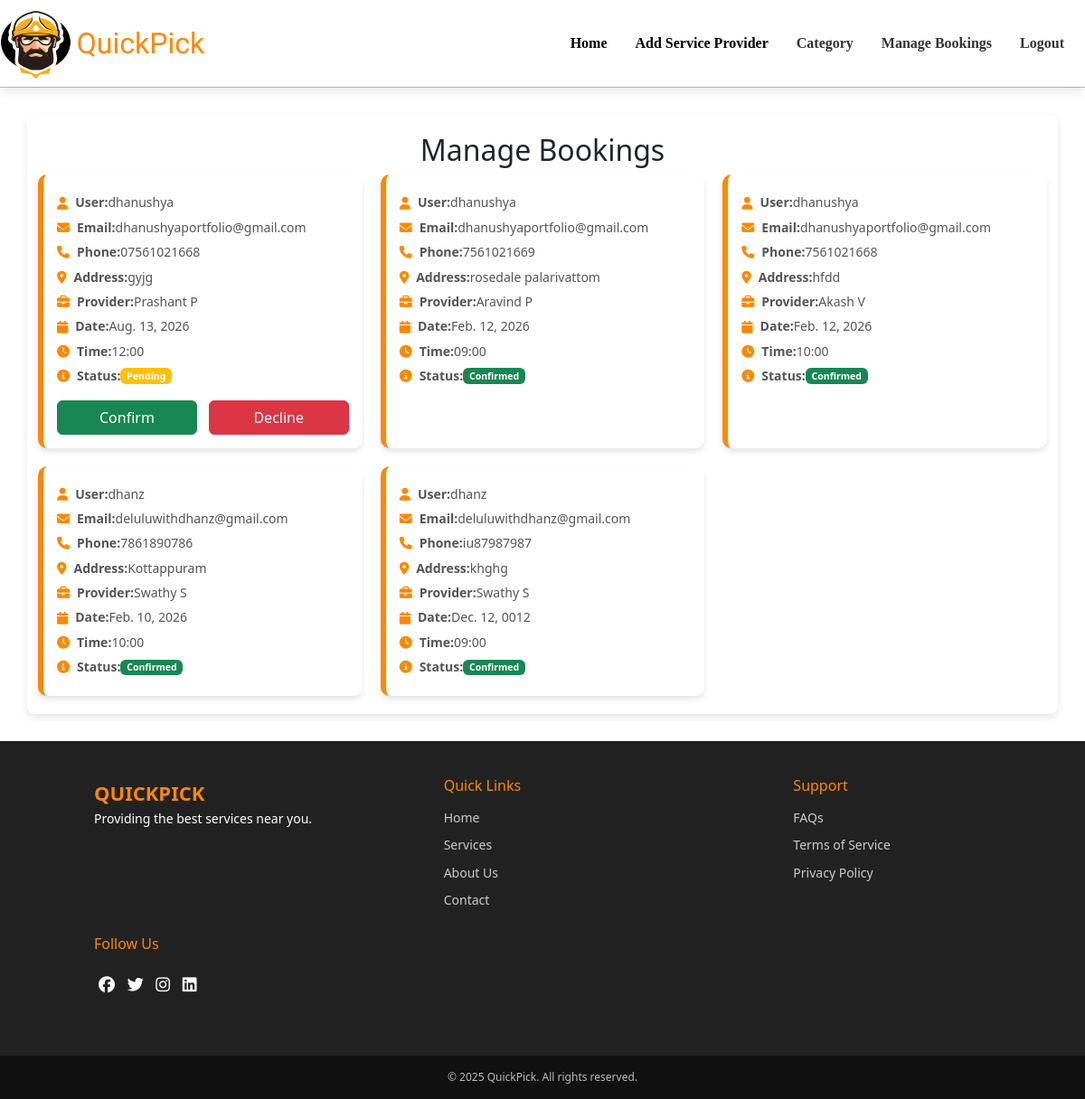
Screenshot of /admin_bookings/ (signed in) with the database file from the repository.
### app/models.py (models this page shows, shortened)
class Booking(models.Model):
    provider = models.ForeignKey('ServiceProvider', on_delete=models.CASCADE)
    user = models.ForeignKey(User, on_delete=models.CASCADE)
    phone = models.CharField(max_length=15)  # Store user phone number
    address = models.TextField()  # Store user address
    date = models.DateField()
    time = models.CharField(max_length=50)
    status = models.CharField(max_length=20, default="Pending")  # Booking status
    payment_amount = models.DecimalField(max_digits=10, decimal_places=2, default=0.0)  # Advance payment amount
    payment_status = models.CharField(max_length=20, choices=[('Pending', 'Pending'), ('Paid', 'Paid')], default='Pending')  # Payment status
    advance_paid = models.BooleanField(default=False)  # Flag to track if the advance payment has been paid
    razorpay_payment_id = models.CharField(max_length=255, blank=True, null=True)  # Store Razorpay payment ID
    class Meta:
        unique_together = ('provider', 'date', 'time')

class ServiceProvider(models.Model):
    category = models.ForeignKey(Category, on_delete=models.CASCADE)
    profile = models.FileField()
    name = models.TextField()
    phone = models.IntegerField(unique=True)
    experience = models.IntegerField()
    availability = models.BooleanField(default=True)
    rating = models.FloatField(default=0.0)
    location = models.TextField()
    des = models.TextField()
    charge = models.FloatField()
    working_hours = models.TextField()

### app/views.py (the view)
# urls.py: path('admin_bookings/', views.admin_bookings, name='admin_bookings'),
def admin_bookings(req):
    if 'admin' in req.session:
        bookings = Booking.objects.all().order_by('-date')
        return render(req, 'admin/admin_bookings.html', {'bookings': bookings})
    return redirect(user_login)

### templates/admin/admin_bookings.html (shortened to what this page needs)
<!DOCTYPE html>
<html lang="en">
<head>
    {% load static %}
    <link rel="stylesheet" href="{% static 'css/admin_bookings.css' %}">
    <link rel="stylesheet" href="{% static 'css/footer.css' %}">
    <link href="https://cdn.jsdelivr.net/npm/bootstrap@5.3.3/dist/css/bootstrap.min.css" rel="stylesheet">
    <link rel="stylesheet" href="https://cdnjs.cloudflare.com/ajax/libs/font-awesome/6.5.1/css/all.min.css">
    <link href="https://cdn.jsdelivr.net/npm/bootstrap@5.3.3/dist/css/bootstrap.min.css" rel="stylesheet">
</head>
<body>
    <nav class="navbar navbar-expand-lg">
        <img src="../../static/logo.png" alt="logo" width="80" height="80">
        <a class="navbar-brand" href="#">QuickPick</a>
        <div class="collapse navbar-collapse" id="navbarNav">
          <ul class="navbar-nav ms-auto">
            <li class="nav-item">
              <a class="nav-link active" href="../../admin_home">Home</a>
            </li>
            <li class="nav-item">
              <a class="nav-link active" href="../../add_pro">Add Service Provider</a>
            </li>
            <li class="nav-item">
              <a class="nav-link" href="../../view_category">Category</a>
            </li>
            <li class="nav-item">
              <a class="nav-link" href="../admin_bookings">Manage Bookings</a>
            </li>
            <li class="nav-item">
              <a class="nav-link" href="../../logout">Logout</a>
            </li>
          </ul>
        </div>
      </nav>
    <div class="container">
        <h2>Manage Bookings</h2>
        <div class="booking-list">
            {% for booking in bookings %}
            <div class="booking-card">
                <div class="booking-details">
                    <p><i class="fas fa-user"></i> <strong>User:</strong> {{ booking.user.first_name }}</p>
                    <p><i class="fas fa-envelope"></i> <strong>Email:</strong> {{ booking.user.username }}</p>
                    <p><i class="fas fa-phone"></i> <strong>Phone:</strong> {{ booking.phone }}</p>
                    <p><i class="fas fa-map-marker-alt"></i> <strong>Address:</strong> {{ booking.address }}</p>
                    <p><i class="fas fa-briefcase"></i> <strong>Provider:</strong> {{ booking.provider.name }}</p>
                    <p><i class="fas fa-calendar"></i> <strong>Date:</strong> {{ booking.date }}</p>
                    <p><i class="fas fa-clock"></i> <strong>Time:</strong> {{ booking.time }}</p>
                    <p><i class="fas fa-info-circle"></i> <strong>Status:</strong>
                        {% if booking.status == "Pending" %}
                            <span class="badge bg-warning">Pending</span>
                        {% elif booking.status == "Confirmed" %}
                            <span class="badge bg-success">Confirmed</span>
                        {% elif booking.status == "Declined" %}
                            <span class="badge bg-danger">Declined</span>
                        {% endif %}
                    </p>
                </div>
                {% if booking.status == "Pending" %}
                <div class="button-group">
                    <a href="{% url 'confirm_booking' booking.id %}" class="btn btn-success">Confirm</a>
                    <a href="{% url 'decline_booking' booking.id %}" class="btn btn-danger">Decline</a>
                </div>
                {% endif %}
            </div>
            {% endfor %}
        </div>
    </div>
    <footer class="footer">
        <div class="footer-section">
            <div class="footer-logo">QuickPick</div>
            <p>Providing the best services near you.</p>
        </div>
        <div class="footer-section footer-links">
            <h4>Quick Links</h4>
            <a href="#">Home</a>
            <a href="#">Services</a>
            <a href="#">About Us</a>
            <a href="#">Contact</a>
        </div>
        <div class="footer-section footer-links">
            <h4>Support</h4>
            <a href="#">FAQs</a>
            <a href="#">Terms of Service</a>
            <a href="#">Privacy Policy</a>
        </div>
        <div class="footer-section">
            <h4>Follow Us</h4>
            <div class="footer-social">
                <a href="#"><i class="fab fa-facebook"></i></a>
                <a href="#"><i class="fab fa-twitter"></i></a>
                <a href="#"><i class="fab fa-instagram"></i></a>
                <a href="#"><i class="fab fa-linkedin"></i></a>
            </div>
        </div>
    </footer>
    <div class="footer-bottom">
        &copy; 2025 QuickPick. All rights reserved.
    </div>
</body>
</html>

### static/css/admin_bookings.css (style rules this page uses)
.navbar { background-color: #fff; box-shadow: 0 4px 12px rgba(0, 0, 0, 0.1); padding: 15px 20px; transition: all 0.3s ease; border-bottom: 1px solid rgba(0, 0, 0, 0.301); margin-bottom:20px; }
.navbar-brand { font-size: 2rem !important; font-family: "Sigmar", serif; font-weight: 400; font-style: normal; color: #ff8800 !important; transition: all 0.3s ease; margin-left: 0.4vw; }
.navbar-nav .nav-item .nav-link { font-size: 1rem; color: #333; margin-right: 15px; transition: all 0.3s ease; font-family: "Dancing Script", serif; font-optical-sizing: auto; font-weight: 700; font-style: normal; }
body { background-color: #f8f9fa; font-family: Arial, sans-serif; color: #333; margin: 0; padding: 0; }
.container { max-width: 1200px; margin: 30px auto; padding: 20px; background: white; border-radius: 8px; box-shadow: 0 4px 8px rgba(0, 0, 0, 0.1); }
h2 { text-align: center; color: #ff8800; font-size: 24px; margin-bottom: 20px; }
.booking-list { display: grid; grid-template-columns: repeat(auto-fit, minmax(300px, 1fr)); gap: 20px; }
.booking-card { background: white; border-radius: 10px; padding: 15px; box-shadow: 0 4px 6px rgba(0, 0, 0, 0.1); border-left: 6px solid #ff8800; }
.booking-details { font-size: 14px; color: #555; line-height: 1.6; }
.booking-details p { margin: 5px 0; display: flex; align-items: center; }
.booking-details p i { margin-right: 8px; color: #ff8800; }
.badge { padding: 6px 12px; font-size: 14px; border-radius: 5px; font-weight: bold; display: inline-block; }
.bg-warning { background-color: #ffcc00; color: black; }
.bg-success { background-color: #28a745; color: white; }
.button-group { display: flex; justify-content: space-between; margin-top: 15px; }
.btn { padding: 10px 16px; border-radius: 5px; font-weight: bold; transition: 0.3s; cursor: pointer; border: none; text-align: center; width: 48%; }

### static/css/footer.css (style rules this page uses)
.footer { background: #222; background-size:100%; color: white; padding: 40px 20px; font-size: 14px; line-height: 1.6; display: flex; flex-wrap: wrap; justify-content: space-between; align-items: flex-start; }
.footer-section { margin-left:7vw; flex: 1; min-width: 250px; margin-bottom: 20px; }
.footer-logo { font-size: 22px; font-weight: bold; color: #ff8800; text-transform: uppercase; }
.footer-section h4 { font-size: 16px; margin-bottom: 15px; color: #ff8800; }
.footer-links a { display: block; color: #ccc; text-decoration: none; margin-bottom: 8px; transition: color 0.3s; }
.footer-social a { display: inline-block; margin: 5px; color: white; font-size: 18px; transition: color 0.3s; }
.footer-bottom { text-align: center; padding: 15px; background: #111; font-size: 12px; color: #bbb; }

### rows the page displays
Booking: user.first_name "dhanushya", user.username "dhanushyaportfolio@gmail.com", phone "07561021668", address "gyjg", provider.name "Prashant P", date "Aug. 13, 2026", time "12:00", status "Pending"
Booking: user.first_name "dhanushya", user.username "dhanushyaportfolio@gmail.com", phone "7561021669", address "rosedale palarivattom", provider.name "Aravind P", date "Feb. 12, 2026", time "09:00", status "Confirmed"
Booking: user.first_name "dhanushya", user.username "dhanushyaportfolio@gmail.com", phone "7561021668", address "hfdd", provider.name "Akash V", date "Feb. 12, 2026", time "10:00", status "Confirmed"
Booking: user.first_name "dhanz", user.username "deluluwithdhanz@gmail.com", phone "7861890786", address "Kottappuram", provider.name "Swathy S", date "Feb. 10, 2026", time "10:00", status "Confirmed"
Booking: user.first_name "dhanz", user.username "deluluwithdhanz@gmail.com", phone "iu87987987", address "khghg", provider.name "Swathy S", date "Dec. 12, 0012", time "09:00", status "Confirmed"
